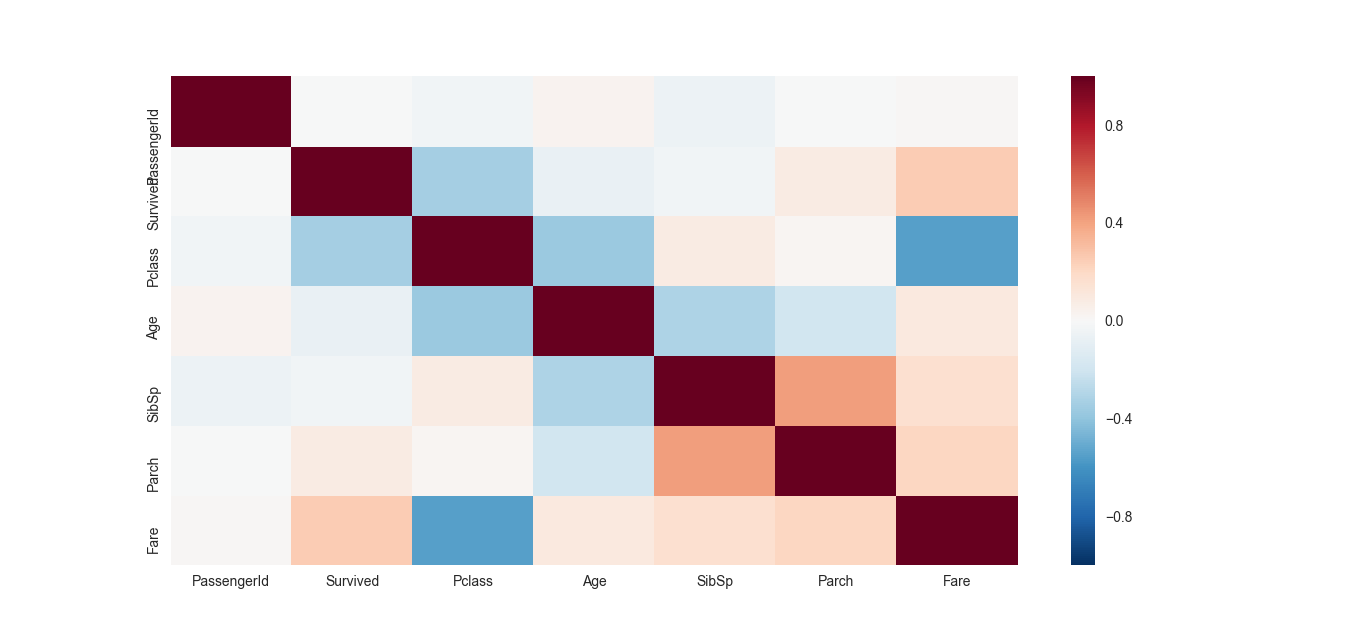

The script that drew this image:
import pandas as pd
import seaborn as sns
import matplotlib.pyplot as plt

# Read data to Dataframe (891 rows)
df = pd.read_csv('../data/titanic/titanic_data.csv')

corr = df.corr()
sns.heatmap(corr,
            xticklabels=corr.columns.values,
            yticklabels=corr.columns.values)
plt.show()
